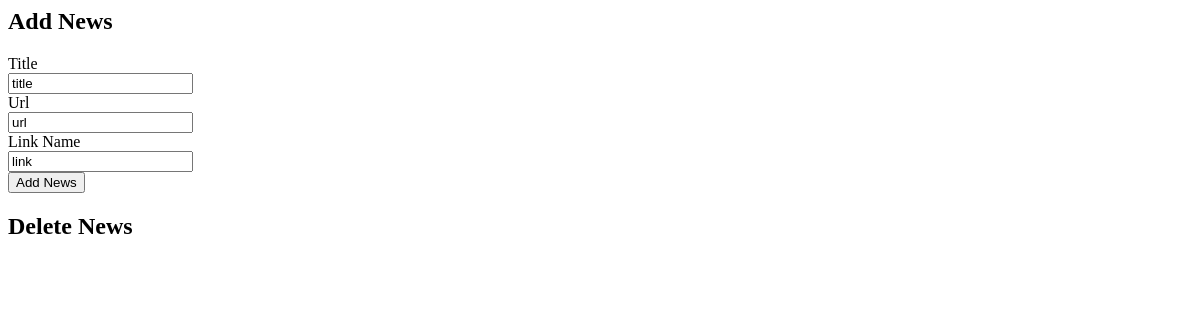
Before: /admin/admin_editfoundation.php with the older database file.
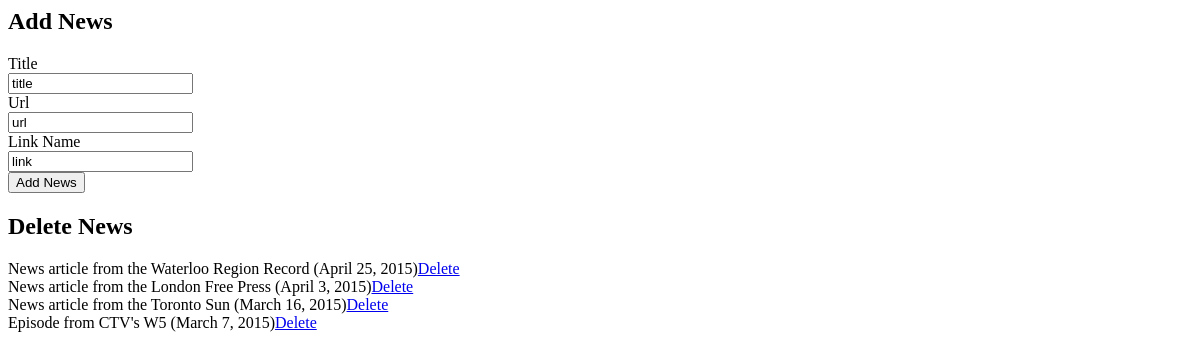
After: the same page with the newer database file.
### tables this page shows
CREATE TABLE IF NOT EXISTS tbl_news_updates (
  news_updates_id smallint(5) unsigned NOT NULL AUTO_INCREMENT,
  news_updates_title varchar(300) NOT NULL,
  news_updates_url varchar(300) NOT NULL,
  news_updates_link varchar(300) NOT NULL,
  PRIMARY KEY (news_updates_id)
);

### admin/includes/read.php (called while the page is built, shortened)
<?php
	function getAllNews($tblN) {
		include('connect.php');
		$newsquery = "SELECT * FROM {$tblN}";
		$newsRun = mysqli_query($link, $newsquery);
		if($newsRun){
			return $newsRun;
		}else{
			$error = "there was an error gathering data";
			return $error;
		}
	}
?>

### admin/admin_editfoundation.php (the view, shortened to what this page needs)
<?php
$tblN = "tbl_news_updates";
$news = getAllNews($tblN);
 ?>
<html>
<head>
</head>
<body>
<h2>Add News</h2>
<form action="admin_editfoundation.php" method="post">
<label>Title</label><br>
<input type="text" name="title" value="title"><br>
<label>Url</label><br>
<input type="text" name="url" value="url"><br>
<label>Link Name</label><br>
<input type="text" name="link" value="link"><br>
<input type="submit" name="subNews" value="Add News">
</form>
<h2>Delete News</h2>
<?php
	while($row=mysqli_fetch_array($news)) {
		echo "{$row['news_updates_title']}";
		echo "<a href=\"includes/caller.php?caller_id=delete&id={$row['news_updates_id']}\">Delete</a><br>";
	}
 ?>
</body>
</html>

Changed rows visible on the page:
added tbl_news_updates: news_updates_title "News article from the Waterloo Region Record (April 25, 2015)"
added tbl_news_updates: news_updates_title "News article from the London Free Press (April 3, 2015)"
added tbl_news_updates: news_updates_title "News article from the Toronto Sun (March 16, 2015)"
added tbl_news_updates: news_updates_title "Episode from CTV's W5 (March 7, 2015)"
